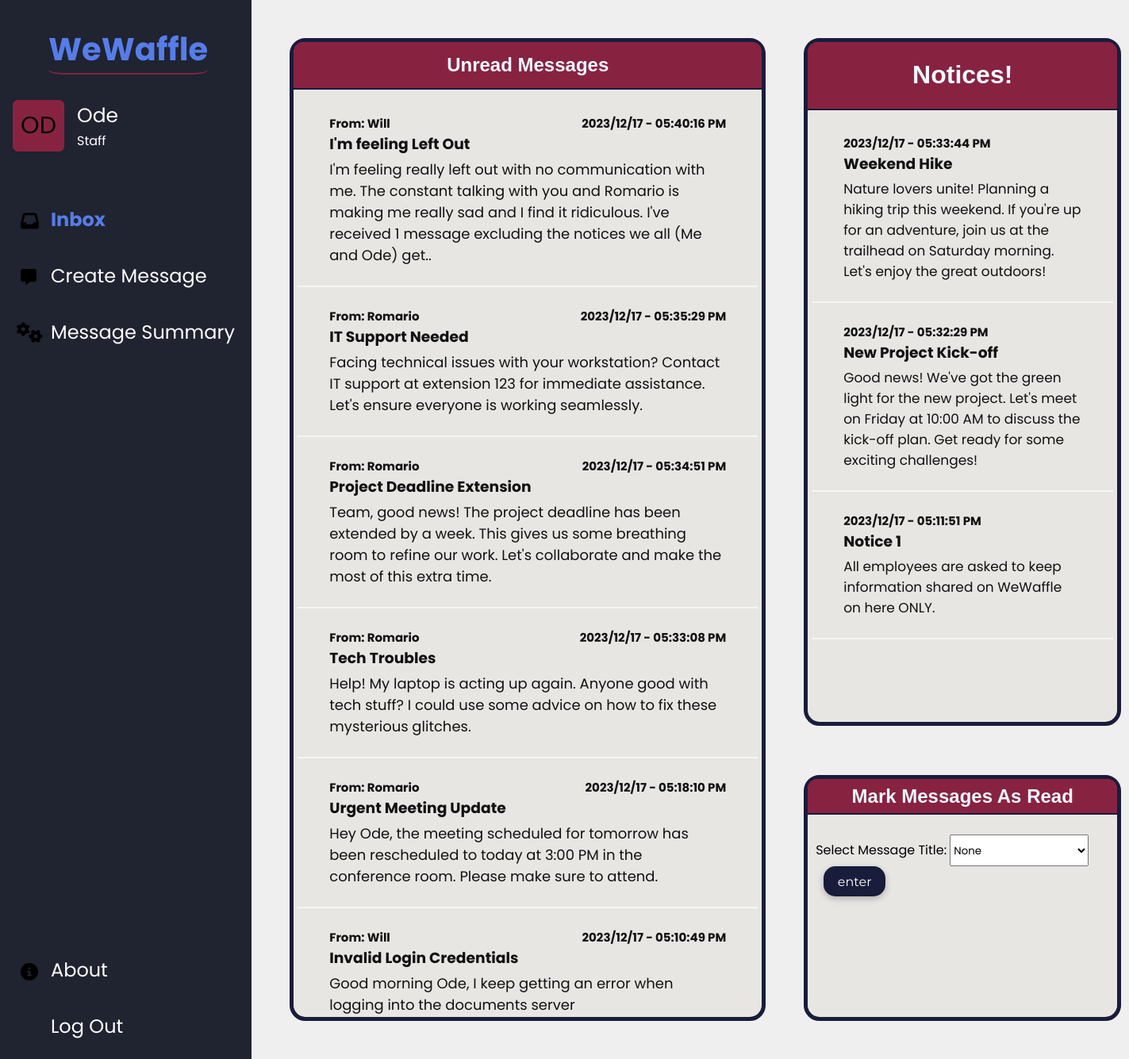
/message.php (signed in), run on the app's committed database.
### tables this page shows
CREATE TABLE `message` (
  `sender` varchar(30) NOT NULL,
  `receiver` varchar(30) NOT NULL,
  `messageTitle` varchar(70) NOT NULL,
  `message` varchar(255) NOT NULL,
  `datesent` datetime NOT NULL DEFAULT '0000-00-00 00:00:00' ON UPDATE current_timestamp(),
  `status` varchar(10) NOT NULL DEFAULT 'unread'
);

### message.php (the view, shortened to what this page needs)
<?php
$conn = mysqli_connect("localhost", "root", "", "wewafflesystem");
if (!isset($_SESSION['loggedIn'])) {
    $username = $_POST['username'];
    $password = $_POST['password'];
} else {
    $username = $_SESSION['username'];
}
?>
<!DOCTYPE html>
<html lang="en">
<head>
    <link rel="stylesheet" href="styles.css">
</head>
<body>
    <div class="message-container">
        <div class="menu">
            <div class=menuCompanyName>
                <p>WeWaffle</p>
            </div>
            <div class="userInfo">
                <div class="userProfile">
                    <div class="ProfileBox">
                        <?php echo strtoupper(substr($_SESSION['username'],0,2))  ?>
                    </div>
                    <div class="username">
                        <p id="displayName"><?php echo $_SESSION['username'] ?></p>
                        <p id="displayRole"><?php echo $_SESSION['userRole'] ?> </p>
                    </div>
                </div>
            </div>
            <div class="menuOptions">
                <div class="topMenu">
                    <p id="inbox"><a href="message.php"> <span class ="active-page"> Inbox </span> </a></p>
                    <p id="createMsg"><a href="create_message.php">Create Message</a></p>
                    <p id="msgSummary"><a href="message_summary.php">Message Summary</a></p>
                </div>
                <div class="bottomMenu">
                    <p id="about"><a href="about.php">About</a></p>
                    <p id="logout"><a href="logout.php">Log Out</a></p>
                </div>
            </div>
        </div>
        <div class="message-body">
            <div class="inbox-left">
                <div class="inbox-header">
                    <h2> Unread Messages </h2>
                </div>
                <div class="inbox-messages-holder">
                <?php
                    $getmessages = mysqli_query($conn,"SELECT * FROM message WHERE receiver='$username' AND status='unread' ORDER BY datesent DESC");
                        if ($getmessages->num_rows > 0){
                            while($rowMsg=$getmessages->fetch_assoc()){
                                $dateTimeFromDatabase = $rowMsg['datesent'];
                                $dateObject = new DateTime($dateTimeFromDatabase);
                                $timeIn12HourFormat = $dateObject->format('h:i:s A');
                                $dateInYYYYMMDDFormat = $dateObject->format('Y/m/d');
                                echo"
                                        <div class='inbox-messages'>
                                            <div class='message-info'>
                                                <div class='sender'>
                                                    <p>From: ".$rowMsg['sender']."</p>
                                                </div>
                                                <div class='date'>
                                                    <h4>".$dateInYYYYMMDDFormat." - ".$timeIn12HourFormat ."</h4>
                                                </div>
                                            </div>
                                            <div class ='message-title'>
                                                <h3> ".$rowMsg['messageTitle']."</h3>
                                            </div>
                                            <div class ='message-content'>
                                                <p> ".$rowMsg['message']." </p>
                                            </div>
                                        </div>";
                            }
                        }
                ?>
                </div>
            </div>
            <div class="inbox-right">
                <div class="notices">
                    <div class="notices-header">
                        <h1> Notices! </h1>
                    </div>
                    <div class="notices-messages-holder">
                    <?php
                        $getmessages = mysqli_query($conn,"SELECT * FROM message WHERE receiver='everyone' ORDER BY datesent DESC");
                            if ($getmessages->num_rows > 0){
                                while($rowMsg=$getmessages->fetch_assoc()){
                                    $dateTimeFromDatabase = $rowMsg['datesent'];
                                    $dateObject = new DateTime($dateTimeFromDatabase);
                                    $timeIn12HourFormat = $dateObject->format('h:i:s A');
                                    $dateInYYYYMMDDFormat = $dateObject->format('Y/m/d');
                                    echo"
                                            <div class='notice-messages'>
                                                <div class='notice-info'>
                                                    <div class='date'>
                                                        <h4>".$dateInYYYYMMDDFormat." - ".$timeIn12HourFormat ."</h4>
                                                    </div>
                                                </div>
                                                <div class ='notice-title'>
                                                    <h3> ".$rowMsg['messageTitle']."</h3>
                                                </div>
                                                <div class ='notice-content'>
                                                    <p> ".$rowMsg['message']." </p>
                                                </div>
                                            </div>";
                                }
                            }
                    ?>
                    </div>
                </div>
                <div class="mark-read">
                    <div class="mark-read-header">
                        <h2> Mark Messages As Read </h2>
                    </div>
                    <div class="mark-read-function">
                        <form action='./Redirect Pages/return_markread.php' method='POST'>
                                <label for="message-title">Select Message Title: </label>
                                <select name="message-title" id="message-title">
                                    <option value='None'> None</option>
                                </select>
                                <input type="submit" value="enter" name="titleread">
                        </form>
                    </div>
                </div>
           </div>
        </div>
    </div>
</body>
</html>

### data on the page
message: sender "Will", datesent "2023/12/17", datesent "05:40:16 PM", messageTitle "I'm feeling Left Out", message "I'm feeling really left out with no communication with me. The constant talking with you and Romario is making me really sad and I find it ridiculous. I've received 1 message excluding the notices we all (Me and Ode) get.."
message: sender "Romario", datesent "2023/12/17", datesent "05:35:29 PM", messageTitle "IT Support Needed", message "Facing technical issues with your workstation? Contact IT support at extension 123 for immediate assistance. Let's ensure everyone is working seamlessly."
message: sender "Romario", datesent "2023/12/17", datesent "05:34:51 PM", messageTitle "Project Deadline Extension", message "Team, good news! The project deadline has been extended by a week. This gives us some breathing room to refine our work. Let's collaborate and make the most of this extra time."
message: sender "Romario", datesent "2023/12/17", datesent "05:33:08 PM", messageTitle "Tech Troubles", message "Help! My laptop is acting up again. Anyone good with tech stuff? I could use some advice on how to fix these mysterious glitches."
message: sender "Romario", datesent "2023/12/17", datesent "05:18:10 PM", messageTitle "Urgent Meeting Update", message "Hey Ode, the meeting scheduled for tomorrow has been rescheduled to today at 3:00 PM in the conference room. Please make sure to attend."
message: sender "Will", datesent "2023/12/17", datesent "05:10:49 PM", messageTitle "Invalid Login Credentials", message "Good morning Ode, I keep getting an error when logging into the documents server"
message: datesent "2023/12/17", datesent "05:33:44 PM", messageTitle "Weekend Hike", message "Nature lovers unite! Planning a hiking trip this weekend. If you're up for an adventure, join us at the trailhead on Saturday morning. Let's enjoy the great outdoors!"
message: datesent "2023/12/17", datesent "05:32:29 PM", messageTitle "New Project Kick-off", message "Good news! We've got the green light for the new project. Let's meet on Friday at 10:00 AM to discuss the kick-off plan. Get ready for some exciting challenges!"
message: datesent "2023/12/17", datesent "05:11:51 PM", messageTitle "Notice 1", message "All employees are asked to keep information shared on WeWaffle on here ONLY."

### other printed values
substr($_SESSION['username'],0,2) "OD"
$_SESSION['username'] "Ode"
$_SESSION['userRole'] "Staff"
